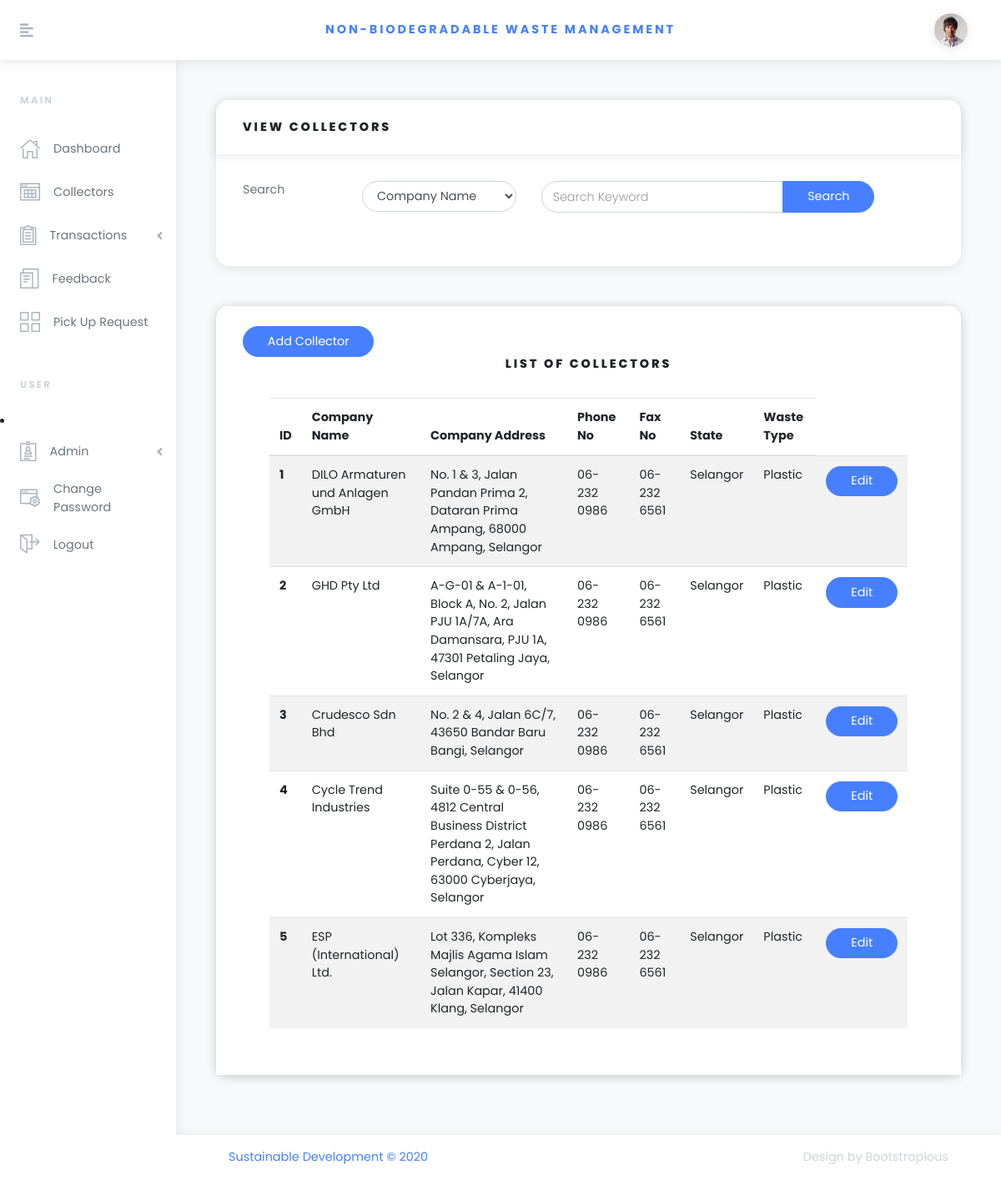
Page /viewcollectors.php (signed in) on the committed database.
### tables this page shows
CREATE TABLE `collector` (
  `id` int(20) NOT NULL AUTO_INCREMENT,
  `type_id` int(20) DEFAULT NULL,
  `company_name` varchar(100) DEFAULT NULL,
  `company_address` varchar(300) DEFAULT NULL,
  `tel_no` varchar(20) DEFAULT NULL,
  `fax_no` varchar(20) DEFAULT NULL,
  `state` varchar(50) DEFAULT NULL,
  PRIMARY KEY (`id`)
);

CREATE TABLE `waste_type` (
  `id` int(20) NOT NULL AUTO_INCREMENT,
  `name` varchar(30) NOT NULL,
  PRIMARY KEY (`id`)
);

### model/connection.php (called while the page is built, shortened)
<?php
class Connection
{
  private $mysqli = null;
  public function connect()
  {
    $this->mysqli = new mysqli(self::DB_HOST, self::DB_USER, self::DB_PASSWORD, self::DB_NAME);
    if ($this->mysqli->connect_errno)
    {
      echo $this->mysqli->connect_errno;
      echo $this->mysqli->connect_error;
      return false;
    }
    else
    {
      return true;
    }
  }
  public function query($str)
  {
    if ($result = $this->mysqli->query($str))
    {
      return $result->fetch_all(MYSQLI_ASSOC);
    }
    else
    {
      echo $this->mysqli->connect_errno;
      echo $this->mysqli->error;
      return array();
    }
  }
}
?>

### model/model.php (called while the page is built, shortened)
<?php
require_once 'connection.php';
class Model
{
  private static function generate_array($result)
  {
    $array = array();
    foreach ($result as $entry)
    {
      $var = new $class();
      $var->set_data($entry);
      array_push($array, $var);
    }
    return $array;
  }
  public static function all()
  {
    $result = $GLOBALS['connection']->query("SELECT * FROM ".static::TABLE_NAME);
    return static::generate_array($result);
  }
  public static function find($cond = '*')
  {
    $query = "SELECT * FROM ".static::TABLE_NAME." WHERE ".$cond." LIMIT 1 OFFSET 0";
    $result = $GLOBALS['connection']->query($query);
    if (count($result) == 0)
    {
      return null;
    }
    else
    {
      $array = static::generate_array($result);
      return $array[0];
    };
  }
}
?>

### model/collector.php (called while the page is built, shortened)
<?php
require_once "model.php";
Class Collector extends Model
{
  public function __construct()
  {
    $this->data = ["id" => 0, "type_id" => 0, "company_name" => "", "company_address" => "", "tel_no" => "", "fax_no" => "", "state" => ""];
  }
  public function get_id()
  {
    return $this->data['id'];
  }
  public function get_type_id()
  {
    return $this->data['type_id'];
  }
  public function get_company_name()
  {
    return $this->data['company_name'];
  }
  public function get_company_address()
  {
    return $this->data['company_address'];
  }
  public function get_tel_no()
  {
    return $this->data['tel_no'];
  }
  public function get_fax_no()
  {
    return $this->data['fax_no'];
  }
  public function get_state()
  {
    return $this->data['state'];
  }
  public function set_data($source)
  {
    $this->data['id'] = intval($source['id']);
    $this->data['type_id'] = intval($source['type_id']);
    $this->data['company_name'] = $source['company_name'];
    $this->data['company_address'] = $source['company_address'];
    $this->data['tel_no'] = $source['tel_no'];
    $this->data['fax_no'] = $source['fax_no'];
    $this->data['state'] = $source['state'];
  }
}
?>

### model/waste_type.php (called while the page is built, shortened)
<?php
require_once "model.php";
Class Waste_Type extends Model
{
  public function __construct()
  {
    $this->data = ["id" => 0, "name" => ""];
  }
  public function get_name()
  {
    return $this->data['name'];
  }
  public function set_data($source)
  {
    $this->data['name'] = $source['name'];
  }
}
?>

### viewcollectors.php (the view, shortened to what this page needs)
<!DOCTYPE html>
<!DOCTYPE html>
<html>
<head>
  <link rel="stylesheet" href="vendor/bootstrap/css/bootstrap.min.css">
  <link rel="stylesheet" href="https://use.fontawesome.com/releases/v5.3.1/css/all.css">
  <link rel="stylesheet" href="css/orionicons.css">
  <link rel="stylesheet" href="css/style.default.css" id="theme-stylesheet">
  <link rel="stylesheet" href="css/custom.css">
</head>
<body>
  <?php include("header.php"); ?>
  <div class="d-flex align-items-stretch">
    <?php include("sidebar.php"); ?>
    <div class="page-holder w-100 d-flex flex-wrap">
      <div class="container-fluid px-xl-5">
        <section class="py-5">
          <div class="row">
            <div class="col-lg-12 mb-5">
              <div class="card">
                <div class="card-header">
                  <h3 class="h6 text-uppercase mb-0">View Collectors</h3>
                </div>
                <div class="card-body">
                  <form class="form-horizontal" action="viewcollectors_post.php" method="post">
                    <div class="form-group row">
                      <label class="col-md-2 form-control-label">Search</label>
                      <div class="col-md-9">
                        <div class="row">
                          <div class="col-md-4">
                            <select class="form-control" name="search_by">
                              <?php
                              $search_attribute = "";
                              $option_names = array("Company Name", "Waste Type", "State");
                              $option_values = array("company_name", "waste_type", "state");
                              for ($index = 0; $index < count($option_names); $index++) {
                                $option_name = $option_names[$index];
                                $option_value = $option_values[$index];
                                if ($option_value == $search_attribute) {
                                  echo "<option value=\"$option_value\" selected>$option_name</option>";
                                } else {
                                  echo "<option value=\"$option_value\">$option_name</option>";
                                }
                              }
                              ?>
                            </select>
                          </div>
                          <div class="col-md-8">
                            <div class="form-group">
                              <div class="input-group mb-3">
                                <?php
                                $search_keyword = "";
                                if ($search_keyword == "") {
                                  echo "<input type=\"text\" placeholder=\"Search Keyword\" aria-label=\"Search Keyword\" ";
                                  echo "aria-describedby=\"button-search\" name=\"search_keyword\" class=\"form-control\">";
                                } else {
                                  echo "<input type=\"text\" placeholder=\"Search Keyword\" aria-label=\"Search Keyword\" ";
                                  echo "aria-describedby=\"button-search\" name=\"search_keyword\" value=\"$search_keyword\"";
                                  echo " class=\"form-control\">";
                                }
                                ?>
                                <div class="input-group-append">
                                  <button id="button-search" type="submit" name="search" class="btn btn-primary">Search</button>
                                </div>
                              </div>
                            </div>
                          </div>
                        </div>
                      </div>
                    </div>
                  </form>
                </div>
              </div>
            </div>
            <div class="col-lg-12 mb-4" style="margin: auto">
              <div class="card">
                <div class="card-header">
                  <form>
                    <button id="button-add" type="submit" name="add" class="btn btn-primary" formaction="addcollector.php" formmethod="post">Add Collector</button>
                  </form>
                  <h6 class="text-uppercase mb-0" style="text-align: center;">List of Collectors</h6>
                  <div class="card-body">
                    <table class="table table-striped table-hover card-text" id="transaction_table">
                      <thead>
                        <tr>
                          <th>ID</th>
                          <th>Company Name</th>
                          <th>Company Address</th>
                          <th>Phone No</th>
                          <th>Fax No</th>
                          <th>State</th>
                          <th>Waste Type</th>
                        </tr>
                      </thead>
                      <tbody>
                        <?php
                        $items = array();
                        if(isset($_SESSION["search_result"]))
                        {
                          $items = unserialize(serialize($_SESSION["search_result"]));
                          $_SESSION["search_result"] = null;
                        }
                        else
                        {
                          $items = Collector::all();
                        }
                        foreach ($items as $item) {
                          $item_id = $item->get_id();
                          echo "<tr>";
                          echo "<th scope=\"row\">" . $item_id . "</th>";
                          echo "<td>" . $item->get_company_name() . "</td>";
                          echo "<td>" . $item->get_company_address() . "</td>";
                          echo "<td>" . $item->get_tel_no() . "</td>";
                          echo "<td>" . $item->get_fax_no() . "</td>";
                          echo "<td>" . $item->get_state() . "</td>";
                          $type = Waste_Type::find("id=".$item->get_type_id());
                          echo "<td>" . $type->get_name(). "</td>";
                          echo "<form>";
                          echo "<td><button type='submit' class='btn btn-primary' name='edit' formmethod='post' formaction='editcollector.php'>Edit</button></td>";
                          echo "</form>";
                          echo "</tr>";
                        }
                        ?>
                      </tbody>
                    </table>
                  </div>
                </div>
              </div>
            </div>
          </div>
        </section>
      </div>
      <?php include("footer.php"); ?>
    </div>
  </div>
</body>
</html>

### rows in the picture
collector: id "1", company_name "DILO Armaturen und Anlagen GmbH", company_address "No. 1 & 3, Jalan Pandan Prima 2, Dataran Prima Ampang, 68000 Ampang, Selangor", tel_no "06-232 0986", fax_no "06-232 6561", state "Selangor", waste_type.name "Plastic"
collector: id "2", company_name "GHD Pty Ltd", company_address "A-G-01 & A-1-01, Block A, No. 2, Jalan PJU 1A/7A, Ara Damansara, PJU 1A, 47301 Petaling Jaya, Selangor", tel_no "06-232 0986", fax_no "06-232 6561", state "Selangor"
waste_type: name "Plastic"
collector: id "3", company_name "Crudesco Sdn Bhd", company_address "No. 2 & 4, Jalan 6C/7, 43650 Bandar Baru Bangi, Selangor", tel_no "06-232 0986", fax_no "06-232 6561", state "Selangor"
collector: id "4", company_name "Cycle Trend Industries", company_address "Suite 0-55 & 0-56, 4812 Central Business District Perdana 2, Jalan Perdana, Cyber 12, 63000 Cyberjaya, Selangor", tel_no "06-232 0986", fax_no "06-232 6561", state "Selangor"
collector: id "5", company_name "ESP (International) Ltd.", company_address "Lot 336, Kompleks Majlis Agama Islam Selangor, Section 23, Jalan Kapar, 41400 Klang, Selangor", tel_no "06-232 0986", fax_no "06-232 6561", state "Selangor"

### other values in the picture
form field search_by "Company Name"
